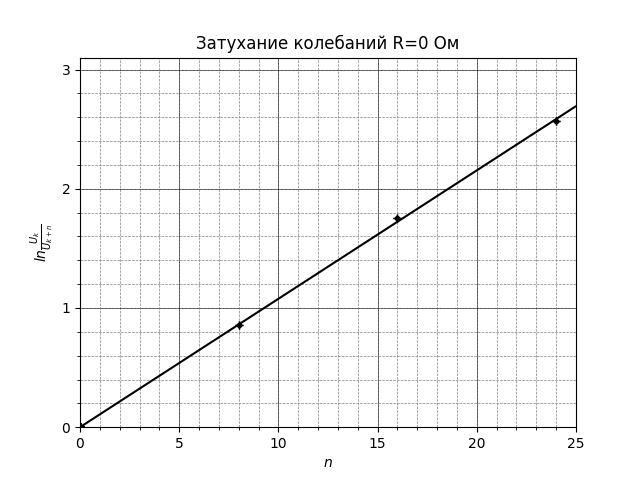

The script that drew this image:
import matplotlib.pyplot as plt
import numpy as np
from matplotlib.ticker import MultipleLocator, FormatStrFormatter

def open_file(path):
    input = open(path, 'r', encoding='utf-8')
    lines = input.readlines()
    lines_ = []
    for i in range(len(lines)):
        if lines[i] != '\n':
            lines_.append(lines[i])
    lines = lines_
    for i in range(len(lines)):
        lines[i] = [float(x) for x in lines[i].split()]
    return lines

ar = open_file("decrease0om.txt")

x = [] ; xErr = []; y = []; yErr = [];


for i in range(len(ar)):
    x.append(ar[i ][0])
    xErr.append(ar[i][1])
    y.append(ar[i][2])
    yErr.append(ar[i][3])



xminorLocator = MultipleLocator(1)
yminorLocator = MultipleLocator(0.2)

xmajorLocator = MultipleLocator(5)
ymajorLocator = MultipleLocator(1)

fig, ax = plt.subplots()


plt.plot(x, y, '.', color='k')
plt.grid(which='major', ls='-', lw=0.5, c='k')
plt.grid(which='minor', ls='--', lw=0.5, c='grey')
plt.errorbar(x, y, xerr=xErr, yerr=yErr, ecolor='k', capsize=3, elinewidth=1, fmt=' ')

a = np.arange(min(x)-1, max(x)+1, 0.001)
p = np.poly1d(np.polyfit(x, y, 1))
plt.plot(a, p(a), color='k')
print('Уравнение', np.poly1d(np.polyfit(x, y, 1)))
print('a=', np.polyfit(x, y, 1, cov = True)[0][0], 'b=', np.polyfit(x, y, 1, cov = True)[0][1])
print(np.polyfit(x, y, 1, cov = True))

ax.xaxis.set_minor_locator(xminorLocator)
ax.yaxis.set_minor_locator(yminorLocator)

ax.xaxis.set_major_locator(xmajorLocator)
ax.yaxis.set_major_locator(ymajorLocator)

plt.xlim(0, 25)
plt.ylim(0, 3.1)

plt.title(u'Затухание колебаний R=0 Ом')
plt.xlabel(u'$n$')
plt.ylabel(r'$ln\frac{U_k}{U_{k+n}}$')

plt.show()
